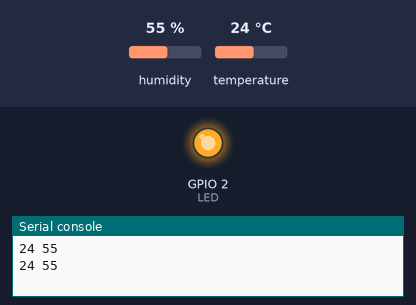
A program run on a simulated ESP32 board running MicroPython. On the bench: output pins drawn as LEDs (lit = HIGH), the last lines printed to the serial console. The inputs (shaded band) are chosen by the test bench; at power-on: humidity 55 %, temperature 24 °C.

Above: at 1.2 s.
1.3 s: humidity set to 78 %
3.2 s: humidity set to 81 %
At 4.7 s:
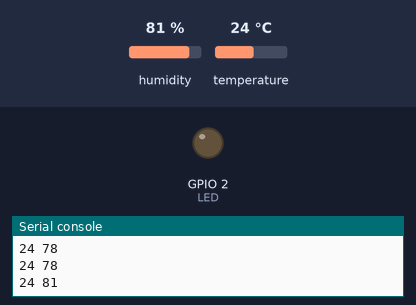
5.6 s: humidity set to 22 %
At 6.7 s:
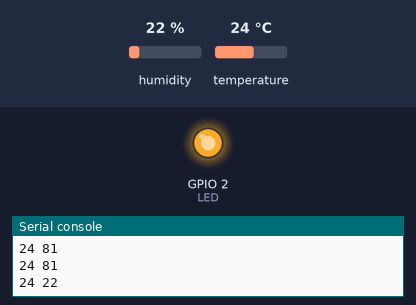
7.6 s: humidity set to 88 %
At 8.7 s:
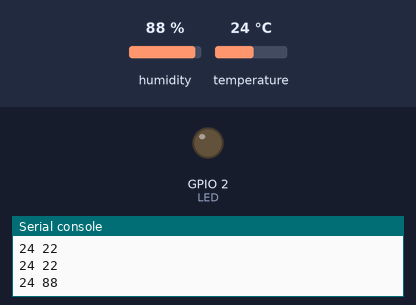
Timing chart, 0 to 10.6 s (numbered marks = the images above; inputs shaded):
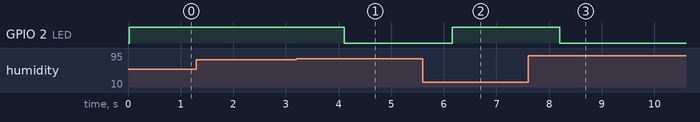

Measured:
- the behaviour switches between 79 and 80 % on humidity (found by bisection; images 0 and 1)
- after the input at 3.2 s, GPIO 2 (LED): HIGH → LOW after 0.91 s
- after the input at 5.6 s, GPIO 2 (LED): LOW → HIGH after 0.56 s
- after the input at 7.6 s, GPIO 2 (LED): HIGH → LOW after 0.60 s

The program:

DHP11_Humidity_Blinking.py
```python
'''
DHT11 Sensor

Temperature and Humidity Sensor

if humidity is high then off the LED

:) Blow air from your mouth near sensor it will increase humidity :) Good for testing

save the file as main.py
'''
from machine import Pin
from dht import DHT11
from time import sleep

# let's choose GPIO PIN 15
data_pin = 15

# let's connect led at pin 2
LED = Pin(2, Pin.OUT)

while True:
    s = DHT11(Pin(data_pin))

    s.measure()

    print(s.temperature(), s.humidity())

    if s.humidity() >= 80:
        LED.value(0)
    else:
        LED.value(1)

    # sleep for 1 sec
    sleep(1)
```
